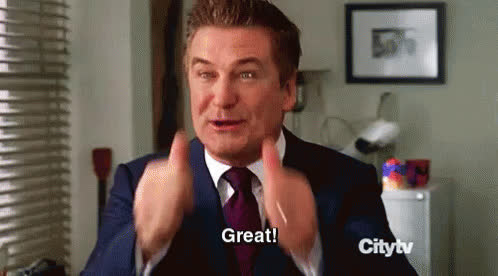
#> input picture video_input/tenor/frame_0001.jpg, 498 x 276 px; its folder holds 4 pictures in this run
$ jupyter execute input_frames_resizing.ipynb
#> lines starting #> are read from the running program, lines starting #| are printed output that depends on the picture
[cell 1]
import cv2
import os.path

[cell 2]
h,w = 200,200

[cell 3]
path = "./tenor/"

[cell 4]
frames = [os.path.join(path,f) for f in os.listdir(path) if f.endswith('.jpg')]

[cell 5]
frames

[cell 6]
for frame in frames:
    new_frame = frame.replace(".jpg","_.jpg")
    cv2.imwrite(new_frame,cv2.resize(cv2.imread(frame),(200,200)))
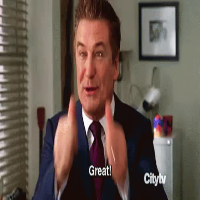
#> saved as frame_0001_.jpg: shape (200, 200, 3); mean B, G, R 77.2, 85.8, 100.4
#> pass 2 of the loop `for frame in frames:`:
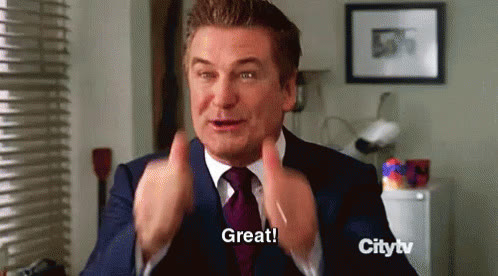
#> input picture video_input/tenor/frame_0002.jpg, 498 x 276 px
#> `cv2.imwrite(new_frame,cv2.resize(cv2.imread(frame),(200,200)))`:
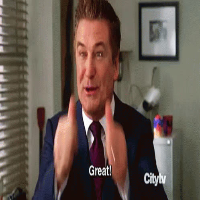
#> saved as frame_0002_.jpg: shape (200, 200, 3); mean B, G, R 77.2, 85.8, 100.3
#> pass 3 of the loop `for frame in frames:`:
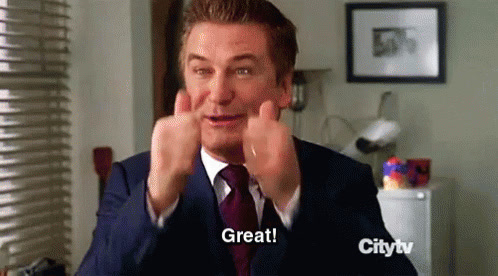
#> input picture video_input/tenor/frame_0003.jpg, 498 x 276 px
#> `cv2.imwrite(new_frame,cv2.resize(cv2.imread(frame),(200,200)))`:
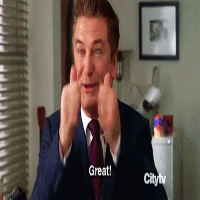
#> saved as frame_0003_.jpg: shape (200, 200, 3); mean B, G, R 76.4, 83.8, 96.4
#> the loop made 4 passes; the first 3 are shown
